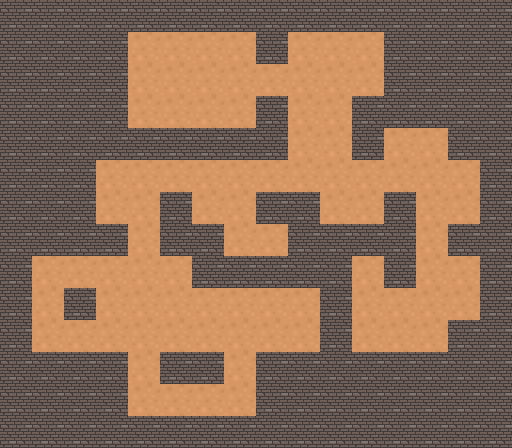

Below is a game level as drawn by its tile map, then a one-line description and the .tmx file that defines it, in full:
An orthogonal 16x14 tile map with 32x32 px tiles, 1 tile layer (Прошарок плиток 1).

<map version="1.10" tiledversion="1.10.2" orientation="orthogonal" renderorder="left-up" width="16" height="14" tilewidth="32" tileheight="32" infinite="0" nextlayerid="2" nextobjectid="1">
 <tileset firstgid="1" source="Підлога.tsx" />
 <layer id="1" name="Прошарок плиток 1" width="16" height="14">
  <data encoding="csv">
2,2,2,2,2,2,2,2,2,2,2,2,2,2,2,2,
2,2,2,2,1,1,1,1,2,1,1,1,2,2,2,2,
2,2,2,2,1,1,1,1,1,1,1,1,2,2,2,2,
2,2,2,2,1,1,1,1,2,1,1,2,2,2,2,2,
2,2,2,2,2,2,2,2,2,1,1,2,1,1,2,2,
2,2,2,1,1,1,1,1,1,1,1,1,1,1,1,2,
2,2,2,1,1,2,1,1,2,2,1,1,2,1,1,2,
2,2,2,2,1,2,2,1,1,2,2,2,2,1,2,2,
2,1,1,1,1,1,2,2,2,2,2,1,2,1,1,2,
2,1,2,1,1,1,1,1,1,1,2,1,1,1,1,2,
2,1,1,1,1,1,1,1,1,1,2,1,1,1,2,2,
2,2,2,2,1,2,2,1,2,2,2,2,2,2,2,2,
2,2,2,2,1,1,1,1,2,2,2,2,2,2,2,2,
2,2,2,2,2,2,2,2,2,2,2,2,2,2,2,2
</data>
 </layer>
</map>
